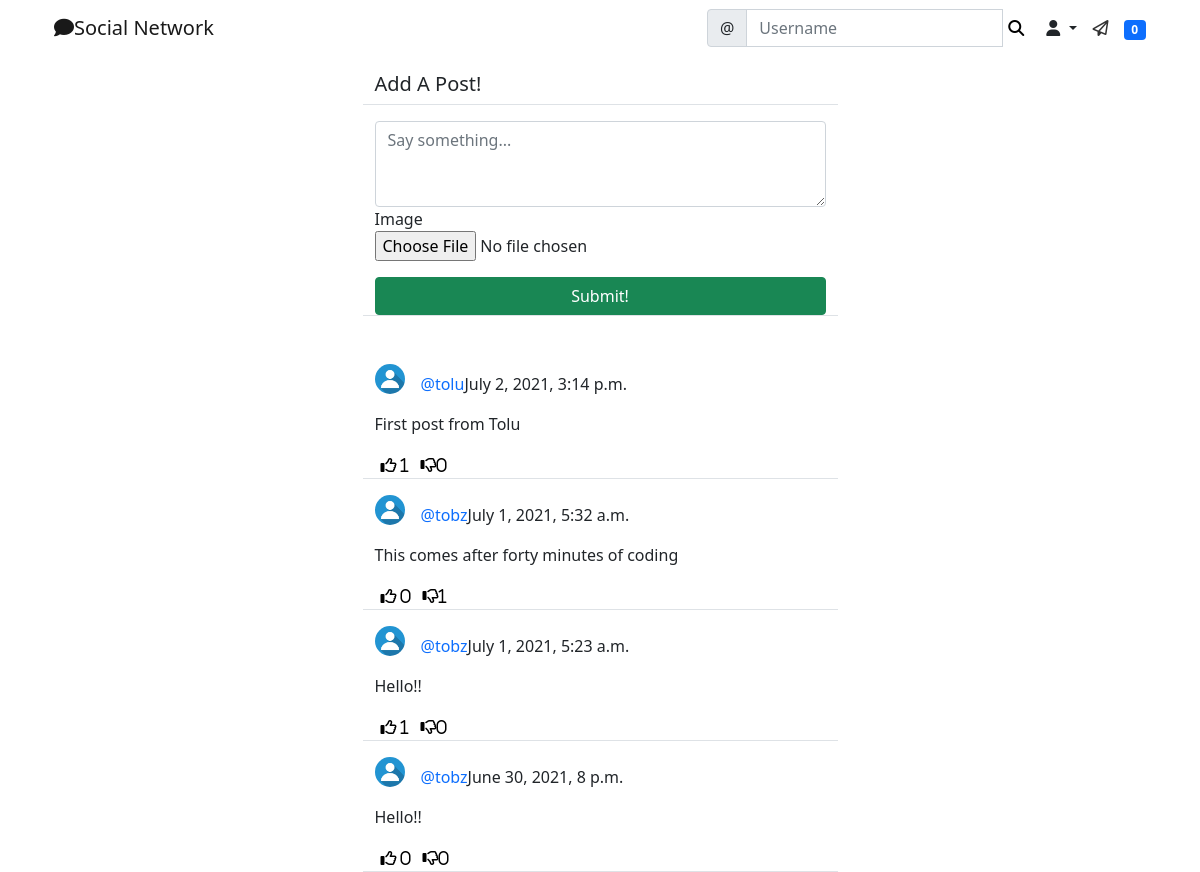
/social/ (signed in), run on the app's committed database.
### social/models.py (models this page shows)
class Post(models.Model):
    body = models.TextField()
    image = models.ImageField(upload_to= 'uploads/post_photos', blank=True, null=True)
    created_on = models.DateTimeField(default=timezone.now)
    author = models.ForeignKey(User, on_delete=models.CASCADE)
    likes = models.ManyToManyField(User, blank=True, related_name='likes')
    dislikes = models.ManyToManyField(User, blank=True, related_name='dislikes')

class UserProfile(models.Model):
    user = models.OneToOneField(User, primary_key=True, verbose_name='user', related_name='profile', on_delete=models.CASCADE)
    name = models.CharField(max_length=30, blank=True, null=True)
    bio = models.TextField(max_length=500, blank=True, null=True)
    birth_date = models.DateField(blank=True, null=True)
    location = models.CharField(max_length=100, blank=True, null=True)
    picture = models.ImageField(upload_to='uploads/profile_pictures', default='uploads/profile_pictures/default.png', blank= True)
    followers = models.ManyToManyField(User, blank=True, related_name='followers')

### social/views.py (the view, shortened to what this page needs)
# urls.py: path('', PostListView.as_view(), name='post-list'),
class PostListView(LoginRequiredMixin, View):
    def get(self, request, *args, **kwargs):
        logged_in_user = request.user
        post= Post.objects.filter(
            author__profile__followers__in= [logged_in_user.id]
        ).order_by('-created_on')
        form = PostForm()
        context= {
            'post_list': post,
            'form': form
        }
        return render(request, 'social/post_list.html', context)

### social/forms.py
class PostForm(forms.ModelForm):
    body = forms.CharField(
        label= '',
        widget= forms.Textarea(attrs={
            'rows': 3,
            'placeholder': 'Say something...'
        })
    )
    image = forms.ImageField(required=False)
    class Meta:
        model = Post
        fields = ['body', 'image']

### landing/templatetags/custom_tags.py (called while the page is built)
@register.inclusion_tag('social/show_notifications.html', takes_context=True)
def show_notifications(context):
    request_user = context['request'].user
    notifications = Notification.objects.filter(to_user=request_user).exclude(user_has_seen=True).order_by('-date')
    return {'notifications':notifications}

### social/templates/social/post_list.html (shortened to what this page needs)
{% extends 'landing/base.html' %}
{% load crispy_forms_tags %}
{% block content %}
<div class="container">
    <div class="row justify-content-center mt-3">
        <div class="col-md-5 col-sm-12 border-bottom">
           <h5>Add A Post!</h5>
        </div>
    </div>
    <div class="row justify-content-center mt-3 mb-5">
        <div class="col-md-5 col-sm-12 border-bottom">
           <form action="" method="POST" enctype="multipart/form-data">
               {{ form | crispy }}
               <div class="d-grid gap-2">
                   <button class="btn btn-success mt-3">Submit!</button>
               </div>
           </form>
        </div>
    </div>
    {% for post in post_list %}
    <div class="row justify-content-center mt-3">
        <div class="col-md-5 col-sm-12 border-bottom position-relative">
            <div>
                <a href="{% url 'profile' post.author.profile.pk %}">
                    <img class="rounded-circle post-img" height="30" width="30"
                    src="{{ post.author.profile.picture.url }}" alt="profile picture">
                </a>
                <p class="post-text">
                    <a href="{% url 'profile' post.author.profile.pk %}"
                    class="text-primary post-link">@{{ post.author }}</a>{{ post.created_on }}
                </p>
            </div>
            <div class="position-relative">
                <p>{{ post.body }}</p>
            </div>
            <div class="d-flex flex-row">
                <form method="POST" action="{% url 'like' post.pk %}">
                    <button class="remove-default-btn" type="submit">
                        <i class="far fa-thumbs-up"> <span> {{ post.likes.all.count }}</span></i>
                    </button>
                </form>
                <form method="POST" action="{% url 'dislike' post.pk %}">
                    <button class="remove-default-btn" type="submit">
                        <i class="far fa-thumbs-down">{{ post.dislikes.all.count }}</i>
                    </button>
                </form>
            </div>
        </div>
    </div>
    {% endfor %}
</div>
{% endblock content %}

### static/styles.css (style rules this page uses)
.remove-default-btn { background-color: transparent; border: none; box-shadow: none; }
.post-link { text-decoration: none; }
.post-text { padding-top: 0.5rem; }
.post-img { float: left; margin-right: 1rem; }

### data on the page
Post: author.profile.picture (placeholder picture), author "tolu", created_on "July 2, 2021, 3:14 p.m.", body "First post from Tolu", likes.all.count "1", dislikes.all.count "0"
Post: author.profile.picture (placeholder picture), author "tobz", created_on "July 1, 2021, 5:32 a.m.", body "This comes after forty minutes of coding", likes.all.count "0", dislikes.all.count "1"
Post: author.profile.picture (placeholder picture), author "tobz", created_on "July 1, 2021, 5:23 a.m.", body "Hello!!", likes.all.count "1", dislikes.all.count "0"
Post: author.profile.picture (placeholder picture), author "tobz", created_on "June 30, 2021, 8 p.m.", body "Hello!!", likes.all.count "0", dislikes.all.count "0"

### other printed values
{{ notifications.count }} "0"
